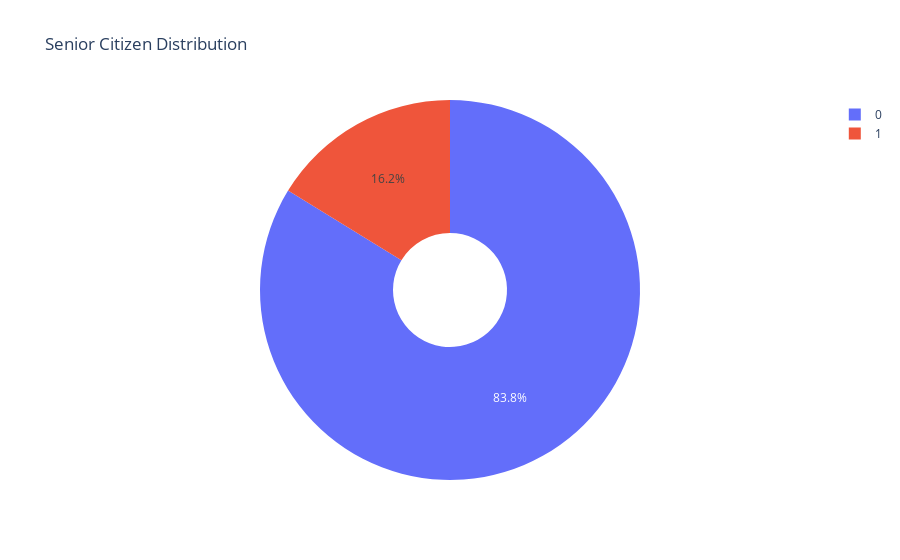

The code cell stored with this chart in its notebook:
### Markdown cell above
1. Tenure: Churned customers tend to have shorter tenures compared to non-churned customers.
2. Monthly Charges: Churned customers tend to have slightly higher monthly charges.
3. Total Charges: Non-churned customers have a higher range of total charges due to longer tenures.

Since there is no outlier present in numeric dataset so we don't need to do any kind of outlier treatment.

### Code cell
senior_citizen_counts = df['SeniorCitizen'].value_counts()
fig = go.Figure(data=[go.Pie(labels=senior_citizen_counts.index, values=senior_citizen_counts.values, hole=0.3)])
fig.update_layout(title='Senior Citizen Distribution')
po.iplot(fig)

### Figure 1 — Plotly figure (JSON) as saved in the notebook; plotly's stock layout.template omitted (floating-point values rounded to 4 significant figures)
{"data": [{"hole": 0.3, "labels": [0, 1], "type": "pie", "values": [5890, 1142]}], "layout": {"title": {"text": "Senior Citizen Distribution"}}}
